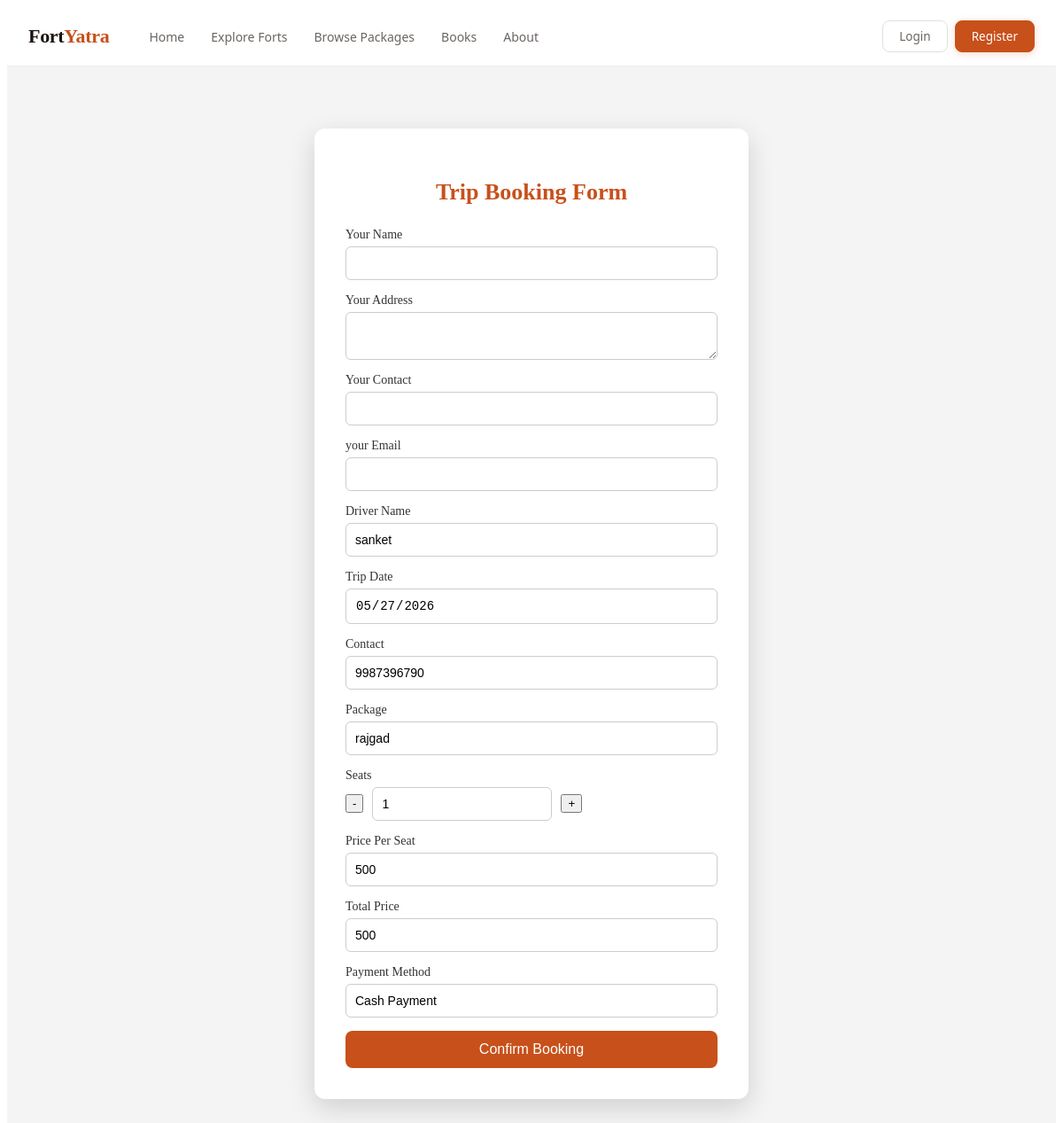
The page /booking/11/ on the database its author committed.
### users/models.py (models this page shows, shortened)
class package(models.Model):
    fort_name = models.CharField(max_length=100)
    driver_name = models.CharField(max_length=100)
    contact = models.CharField(max_length=10)
    pickup_place = models.CharField(max_length=150)
    pickup_date = models.DateField()
    seats = models.IntegerField()
    price = models.IntegerField()
    offer_price = models.IntegerField()
    created_by_user = models.BooleanField(default=False)

### users/views.py (the view, shortened to what this page needs)
# urls.py: path('booking/<int:id>/', views.booking, name='booking'),
def booking(request, id):
    pkg = package.objects.get(id=id)
    seats_left = pkg.seats
    if seats_left <= 0:
        return render(request, "sold_out.html")
    return render(request, 'booking.html', {"pkg": pkg})

### templates/booking.html (shortened to what this page needs)
<!DOCTYPE html>
<html>
<head>
<link rel="stylesheet" href="/static/css/booking.css">
<link rel="stylesheet" href="/static/css/nav.css">
</head>
<body>
{% include "navBar.html" %}
<section class="booking-section">
<div class="booking-container">
<h2 class="title">Trip Booking Form</h2>
<form method="POST" id="bookingForm">
<div class="input-group">
<label>Your Name</label>
<input type="text" name="name" required>
</div>
<div class="input-group">
<label>Your Address</label>
<textarea name="address" required></textarea>
</div>
<div class="input-group">
<label>Your Contact</label>
<input type="text" name="your_contact" required>
</div>
<div class="input-group">
<label>your Email</label>
<input type="email" name="email" required>
</div>
<div class="input-group">
<label>Driver Name</label>
<input type="text" name="driver" value="{{ pkg.driver_name }}" readonly>
</div>
<div class="input-group">
<label>Trip Date</label>
<input type="date" name="date" value="{{ pkg.pickup_date|date:'Y-m-d' }}" readonly>
</div>
<div class="input-group">
<label>Contact</label>
<input type="text" name="contact" value="{{ pkg.contact }}" readonly>
</div>
<div class="input-group">
<label>Package</label>
<input type="text" name="package" value="{{ pkg.fort_name }}" readonly>
</div>
<div class="input-group">
<label>Seats</label>
<div style="display:flex;gap:10px;align-items:center;">
<button type="button" onclick="minusSeat()">-</button>
<input type="number" id="seat" name="seat" value="1" min="1" readonly>
<button type="button" onclick="plusSeat()">+</button>
</div>
</div>
<div class="input-group">
<label>Price Per Seat</label>
<input type="text" id="price" value="{{ pkg.offer_price }}" readonly>
</div>
<div class="input-group">
<label>Total Price</label>
<input type="text" id="total_price" name="total_price" readonly>
</div>
<div class="input-group">
<label>Payment Method</label>
<input type="text" value="Cash Payment" readonly>
</div>
<button class="book-btn" type="submit">Confirm Booking</button>
</form>
</div>
</section>
</body>
</html>

### static/css/booking.css (style rules this page uses)
.booking-section { padding:70px 20px; background:#f4f4f4; display:flex; justify-content:center; align-items:center; }
.booking-container { width:420px; background:white; padding:35px; border-radius:12px; box-shadow:0 10px 30px rgba(0,0,0,0.15); animation:fadeUp 0.7s ease; }
.title { text-align:center; margin-bottom:25px; font-size:26px; color:#C8501A; }
.input-group { margin-bottom:15px; display:flex; flex-direction:column; }
.input-group label { font-size:14px; margin-bottom:5px; color:#333; }
.input-group input, .input-group textarea { padding:10px; border:1px solid #ccc; border-radius:6px; font-size:14px; transition:0.3s; }
.book-btn { width:100%; padding:12px; background:#C8501A; color:white; border:none; border-radius:8px; font-size:16px; cursor:pointer; transition:0.3s; }

### static/css/nav.css (style rules this page uses)
:root { --saffron: #C8501A; --saffron-hover: #b04416; --saffron-light: #FFF4EF; --dark: #1C1410; --white: #FFFFFF; --stone: #6B6560; --stone-light: #F5F2EE; --nav-height: 66px; --font-display: 'Playfair Display', Georgia, serif; --font-body: 'DM Sans', system-ui, sans-serif; --transition: 0.22s ease; }

### rows shown on the page
package: driver "sanket", date "05/27/2026", contact "9987396790", package "rajgad", offer_price "500"
